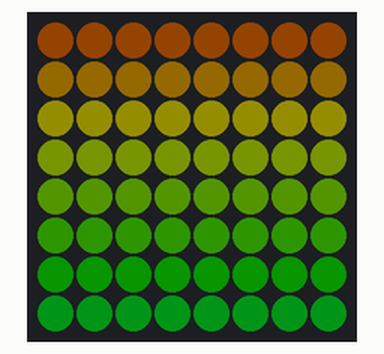
This program was run on a simulated Teensy 4. Parts: 8×8 RGB LED matrix (first LED top left, wired row by row). Dim RGB values are drawn brighter than linear; what the program prints to the serial monitor is not drawn.

Above: at 0.45 s.
At 5.3 s:
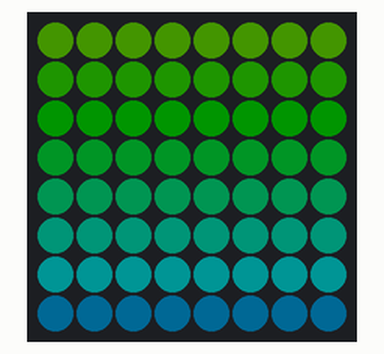
At 10.16 s:
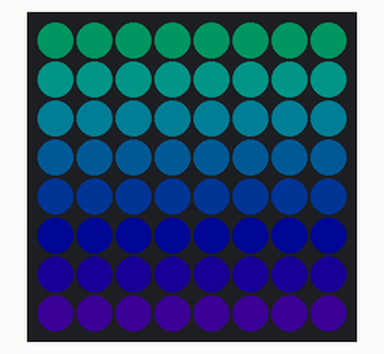
At 20.16 s:
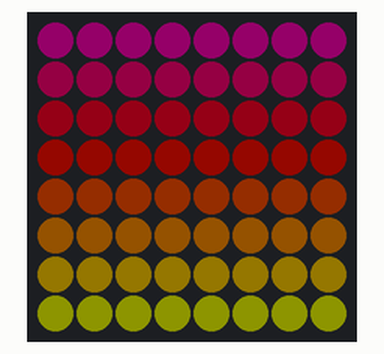
At 29.56 s:
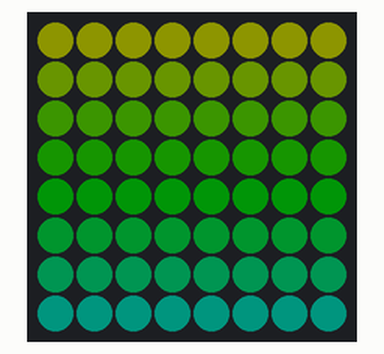
At 39.57 s:
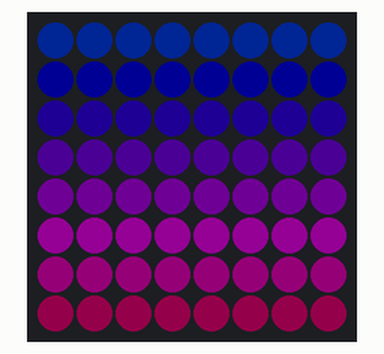

The program:

main.cpp
```cpp
#include <cstdint>
#include "Arduino.h"
#include "Adafruit_NeoPixel.h"


#define PIXEL_PIN 14

// RGBW PIXEL MATRIX
const int N_ROWS = 8;
const int N_COLS = 8;
const int N_PIXELS = N_COLS * N_ROWS;
Adafruit_NeoPixel pixels(N_PIXELS, PIXEL_PIN, NEO_GRBW + NEO_KHZ800);

uint32_t last_update = 0;
uint32_t update_interval = 10;

// using a power of 2 makes % much more efficient
const uint32_t period = 4096;
// divisions are costly. Compute inverse once.
const float freq = 1.0f / period;

void setup() {
    pixels.begin();
    pixels.clear();
    pixels.show();

    Serial.begin(9600);

    // wait 10 s for a serial connection from the pc
    // if not, the pogram will start anyway
    while (!Serial && millis() < 10000 ) {
        delay(100);
    }

    Serial.println("Hello from Teensy LED example");
}

void rainbow(uint32_t t) {
    // do nothing if we just updated
    if ((t - last_update) < update_interval) return;

    // number [0.0, 1.0) inside our desired period
    float phase = freq * (t % period);

    // HSV is the simplest method to go through the rainbow
    // we move through the hue over time with offsets
    // both per row and over time
    uint16_t hue_offset = 65536 * phase;

    for (int row=0; row < N_ROWS; row++) {

        // we show a third of the rainbow on the display at any given time
        // (8 rows, all hue distributed over 24 rows)
        uint16_t hue = hue_offset + 65536 * (row / 24.0);

        uint32_t color = pixels.ColorHSV(hue, 255, 20);
        for (int col=0; col < N_COLS; col++) {
            pixels.setPixelColor(N_COLS * row + col, color);
        }
    }
    pixels.show();

    last_update = t;
}


void loop() {
    uint32_t t = millis();
    rainbow(t);
    delay(5);
}
```
